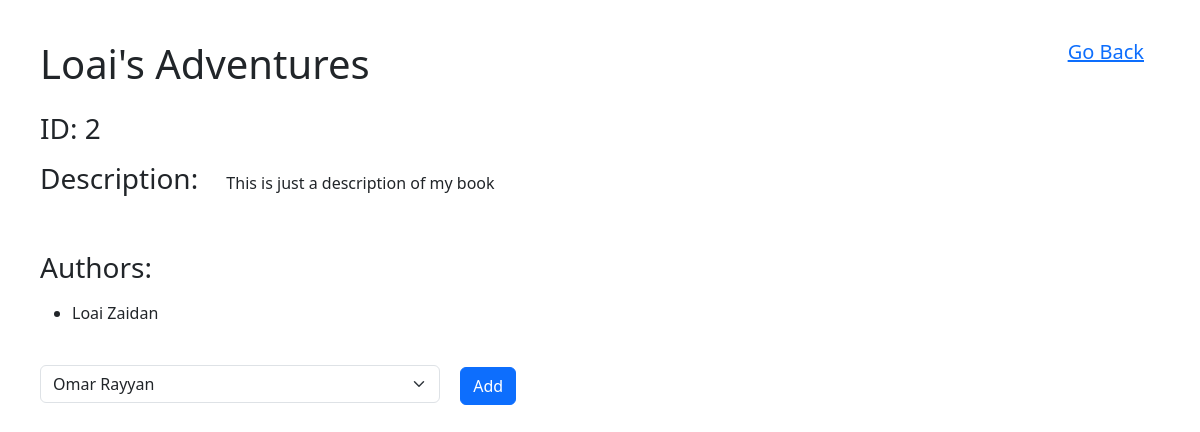
The page /books/2 on the database its author committed.
### books_authors_app/models.py (models this page shows)
class Book(models.Model):
    title = models.CharField(max_length=255)
    desc = models.TextField()
    created_at = models.DateTimeField(auto_now_add=True)
    updated_at = models.DateTimeField(auto_now=True)

class Author(models.Model):
    first_name = models.CharField(max_length=45)
    last_name = models.CharField(max_length=45)
    notes = models.TextField()
    books = models.ManyToManyField(Book, related_name="authors")
    created_at = models.DateTimeField(auto_now_add=True)
    updated_at = models.DateTimeField(auto_now=True)

### books_authors_app/views.py (the view)
# urls.py: path('books/<int:id>', views.view_book, name='view_book'),
def view_book(request, id):
    book = Book.objects.get(id=id)
    authors = Author.objects.all()
    request.session['book'] = book.id
    return render(request, 'view_book.html', {'book': book, 'authors': authors})

### books_authors_app/templates/view_book.html (shortened to what this page needs)
<!DOCTYPE html>
<html lang="en">
<head>
    <link rel="stylesheet" href="https://cdn.jsdelivr.net/npm/bootstrap@5.3.3/dist/css/bootstrap.min.css">
    {% load static %}
    <link rel="stylesheet" href="{% static 'css/books_authors_style.css' %}">
</head>
<body>
    <div class="main-view-container">
        <div class="main-view-header">
            <h1>{{ book.title }}</h1>
            <h5><a href="{% url 'view_books' %}">Go Back</a></h5>
        </div>
        <h3>ID: {{ book.id }}</h3>
        <h3 class="view-paragraph">Description:</h3>
        <p class="view-paragraph view-paragraph-item">{{ book.desc }}</p>
        <div class="book-authors-list-container">
            <h3 class="authors-books-header-item">Authors:</h3>
            <ul class="book-authors-list">
                {% for author in book.authors.all %}
                    <li>{{ author.first_name }} {{ author.last_name }}</li>
                    {% empty %}
                    <li>- No authors assigned yet.</li>
                {% endfor %}
            </ul>
        </div>
        <form action="/assign_author" method="post">
            <select class="form-select selection view-selector" name="author">
                {% for author in authors %}
                    <option value="{{ author.id }}">{{ author.first_name }} {{ author.last_name }}</option>
                    {% empty %}
                    <option value="none" selected>No Authors Available</option>
                {% endfor %}
            </select>
            <button type="submit" class="btn btn-primary">Add</button>
        </form>
    </div>
</body>
</html>

### books_authors_app/static/css/books_authors_style.css (style rules this page uses)
h1 { margin: 0 0 3vh 0; }
.main-view-header { display: flex; justify-content: space-between; }
.view-paragraph { display: inline-block; }
.view-paragraph-item { margin: 0 0 0 3vh; }
h5 { text-align: right; margin: 0 2vh 2vh 0; }
.main-view-container { margin: 5vh; }
h3 { margin: 0 0 2vh 0; }
.view-selector { margin: 3vh 2vh 2vh 0; width: 50vh; display: inline-block; }
.authors-books-header-item { margin: 5vh 0 2vh 0; }

### rows shown on the page
Book: title "Loai's Adventures", id "2", desc "This is just a description of my book"
Author: first_name "Loai", last_name "Zaidan"

### other values the page prints
form field author "Omar Rayyan"
